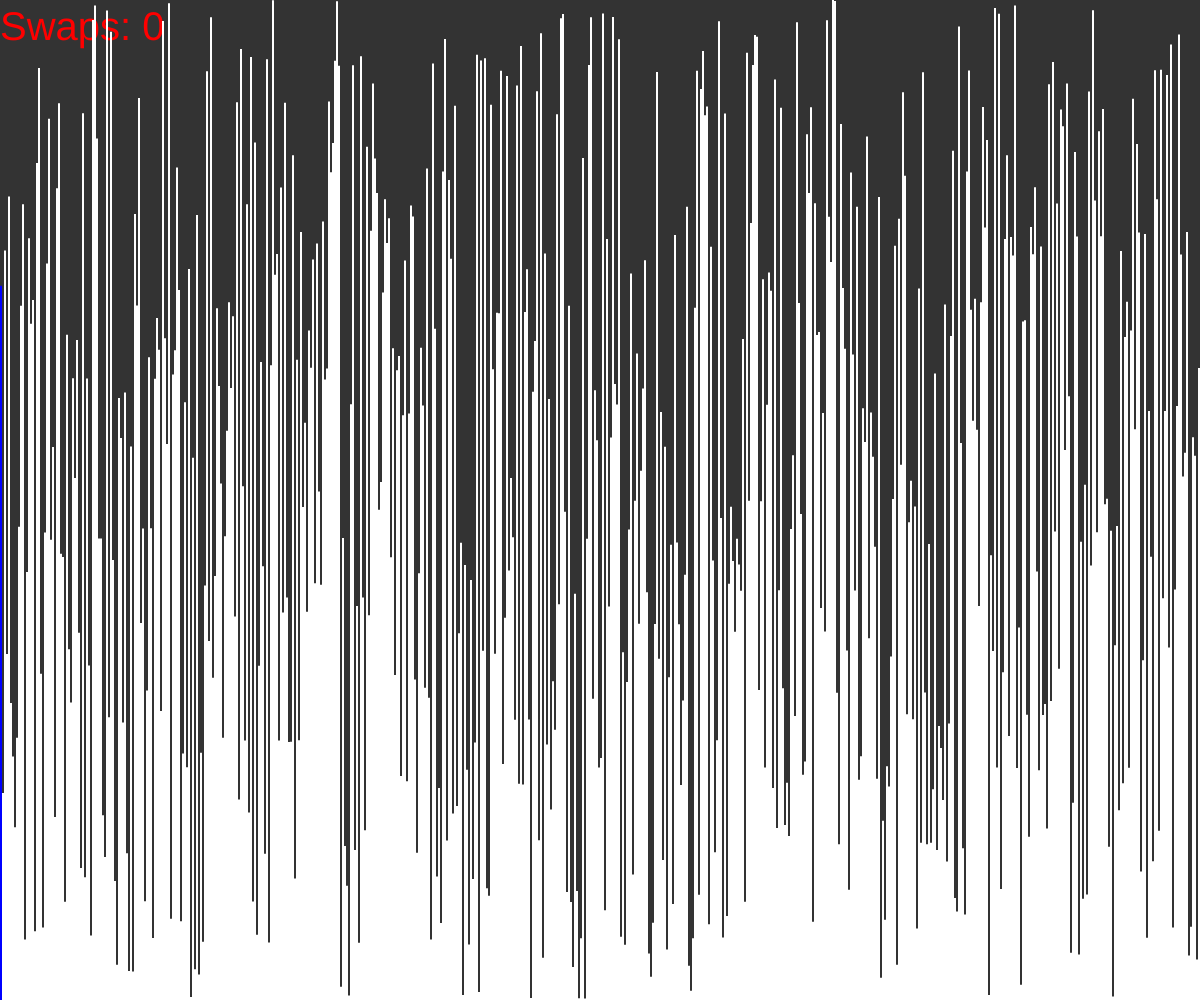
Frame 1 (no input)
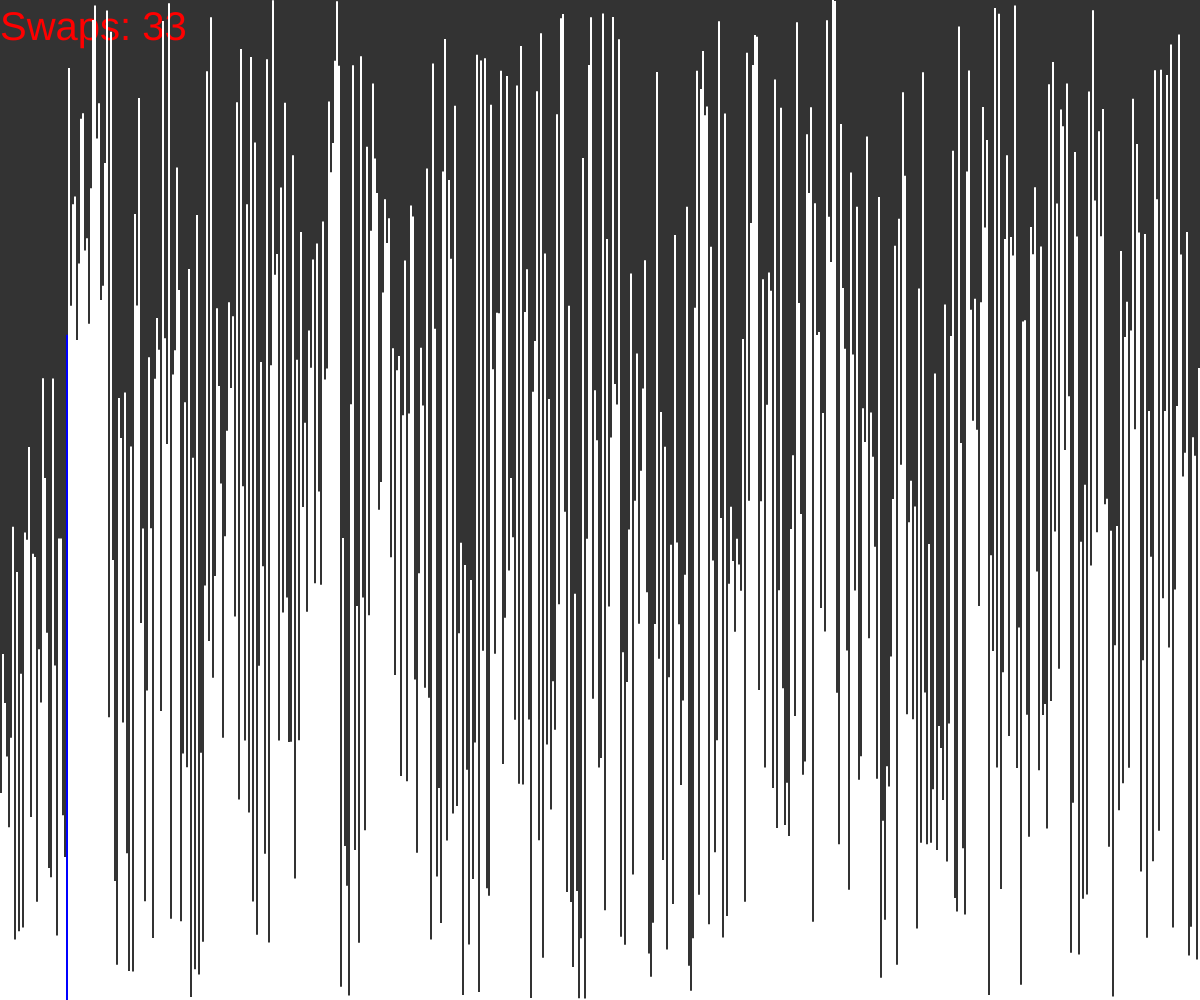
Frame 60 (no input)
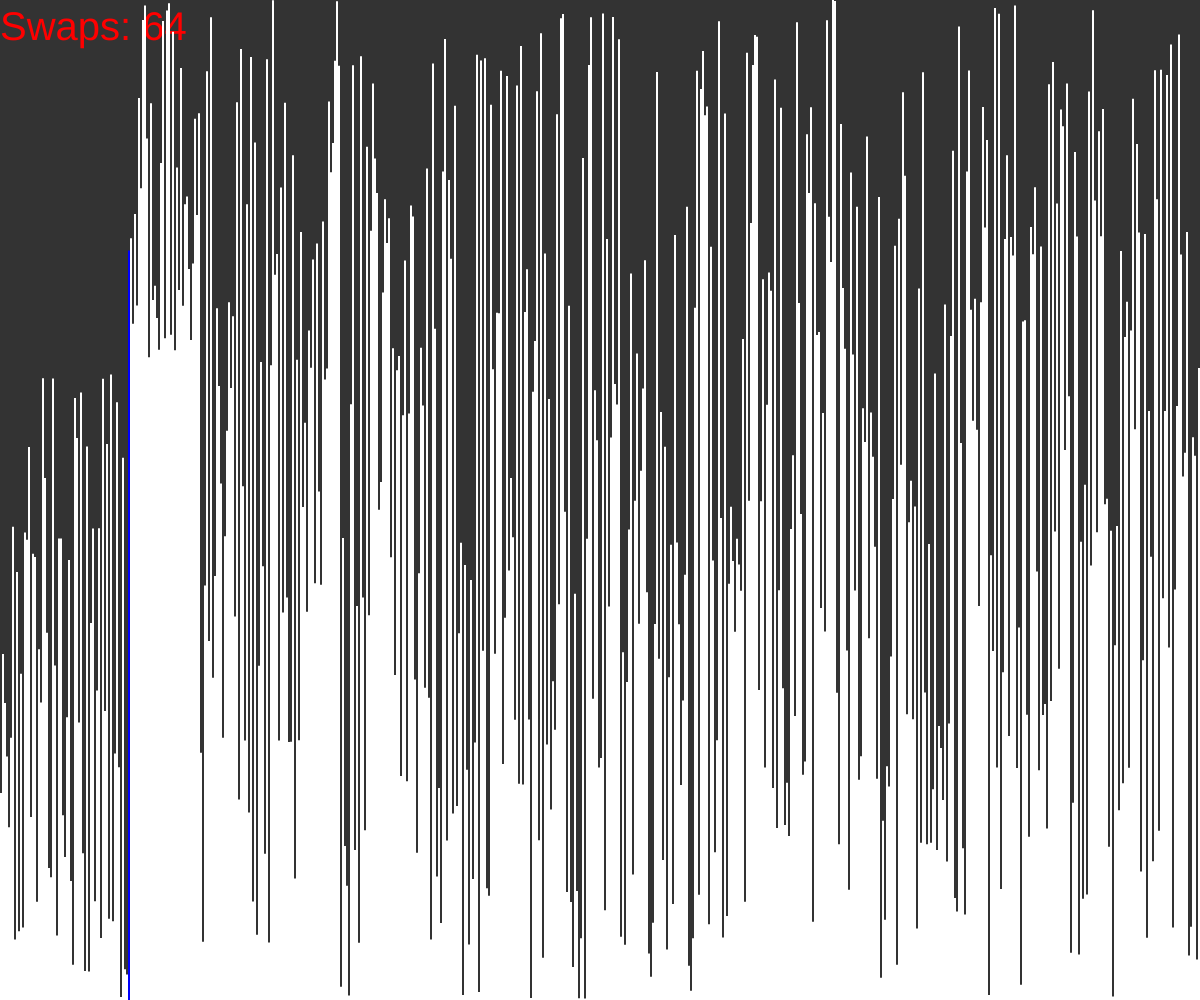
Frame 120 (the mouse pressed at the canvas centre since frame 60)

The p5.js sketch that drew these frames (run headless with seeded random() and noise() and a simulated clock; from frame 60 on, the mouse is pressed at the canvas centre):

// p5.js sketch
// ── sketch.js
let values;
let i = 0;
let w;
let t = 0;
let states = [];

function sleep(ms) {
  return new Promise((resolve) => setTimeout(resolve, ms));
}

async function swap(arr, a, b) {
  await sleep(50);
  t++;

  let temp = arr[a];
  arr[a] = arr[b];
  arr[b] = temp;
}

async function partition(arr, start, end) {
  let pivotIndex = start;
  let pivotValue = arr[end];
  states[pivotIndex] = 0;
  for (let i = start; i < end; i++) {
    if (arr[i] < pivotValue) {
      await swap(arr, i, pivotIndex);
      states[pivotIndex] = -1;
      pivotIndex++;
      states[pivotIndex] = 0;
    }
  }
  await swap(arr, pivotIndex, end);
  return pivotIndex;
}

async function quickSort(arr, start, end) {
  if (start >= end) {
    return;
  }
  let index = await partition(arr, start, end);
  states[index] = -1;
  await Promise.all([
    quickSort(arr, start, index - 1),
    quickSort(arr, index + 1, end),
  ]);
}

function setup() {
  createCanvas(window.innerWidth, window.innerHeight);
  w = 2;
  values = new Array(floor(width / w));
  for (let i = 0; i < values.length; i++) {
    values[i] = random(height);
    states[i] = -1;
  }
  // frameRate(5);
  quickSort(values, 0, values.length - 1);
}

function draw() {
  background(51);
  fill(255, 0, 0);
  textSize(40);
  text("Swaps: " + t, 0, 40);
  for (let i = 0; i < values.length; i++) {
    noStroke();
    if (states[i] == 0) {
      fill(0, 0, 255);
    } else {
      fill(255);
    }
    rect(i * w, height - values[i], w, values[i]);
  }
}
